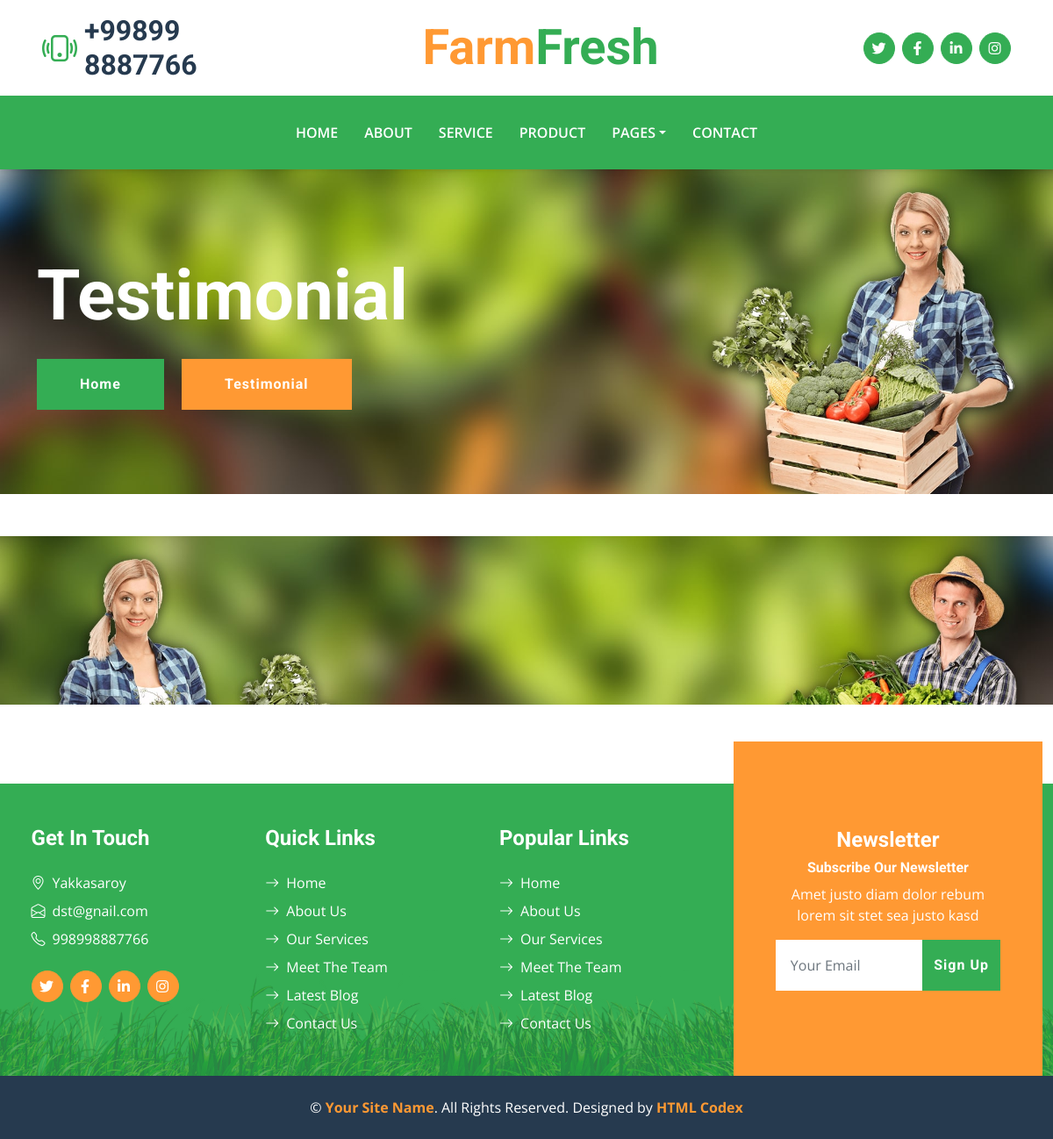
The page /testimonial/ on the database as committed earlier.
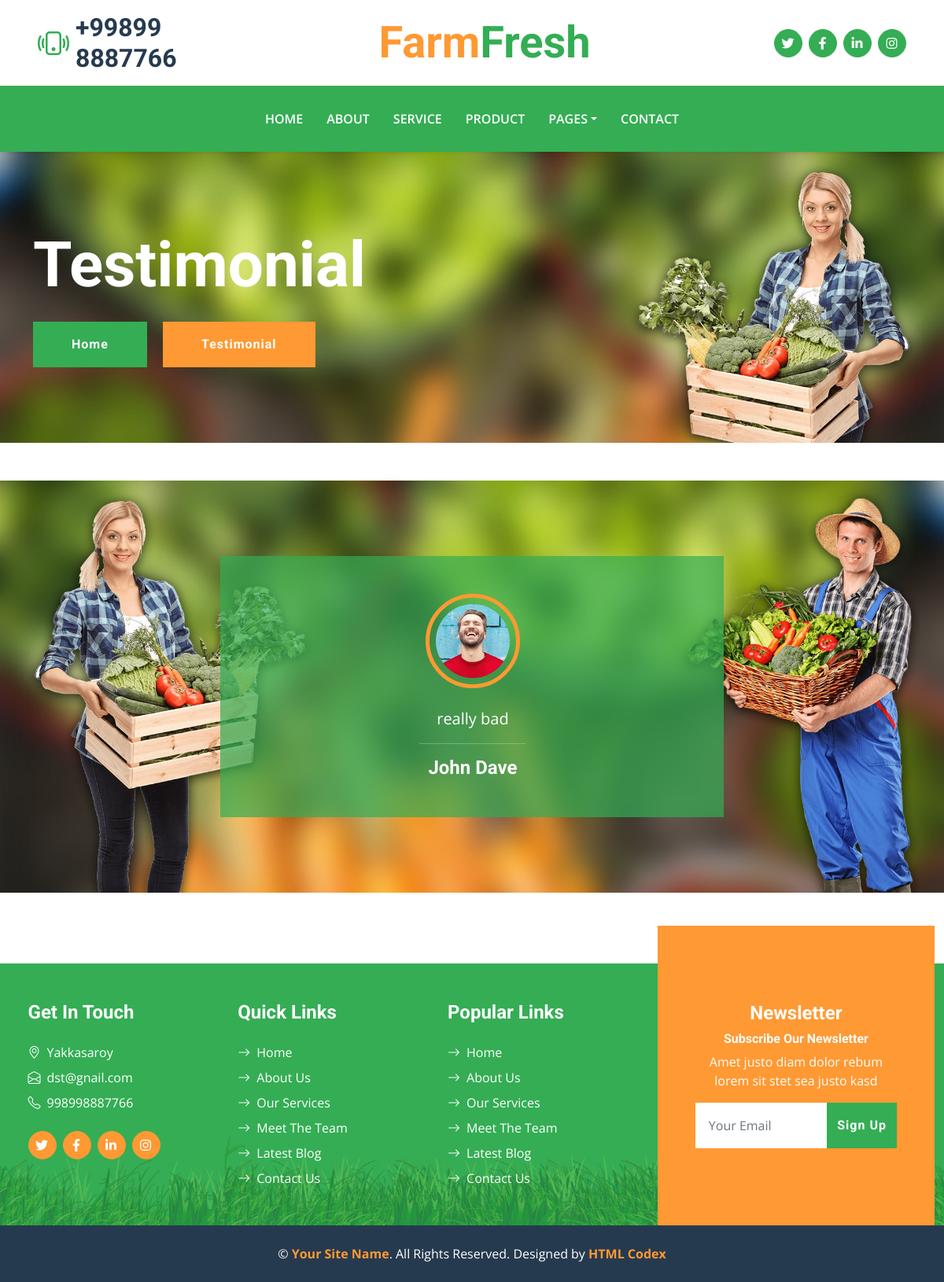
The same page on the database as committed later.
### farmfresh/models.py (models this page shows, shortened)
class AboutUs(models.Model):
    adress = models.CharField(max_length=255)
    email = models.EmailField()
    phone_number = models.CharField(max_length=255)
    city = models.ForeignKey(City, on_delete=models.CASCADE)

class Customer(models.Model):
    first_name = models.CharField(max_length=50)
    last_name = models.CharField(max_length=50)
    email = models.CharField(max_length=50)
    contact_number = models.CharField(max_length=50)
    city = models.ForeignKey(City, on_delete=models.CASCADE)
    adress = models.CharField(max_length=100)
    comment = models.CharField(max_length=500)

### farmfresh/views.py (the view, shortened to what this page needs)
# urls.py: path('testimonial/', testimonial, name = 'testimonial'),
def testimonial(request):
    customersdisplay = Customer.objects.all()
    aboutdisplay = AboutUs.objects.all()
    context = {"Customer":customersdisplay, 'AboutUs': aboutdisplay}
    return render(request, 'testimonial.html', context)

### templates/testimonial.html (shortened to what the changed rows need)
{% load static %}
{% load i18n %}
<!DOCTYPE html>
<html lang="en">
<head>
    <link href="https://cdnjs.cloudflare.com/ajax/libs/font-awesome/5.15.0/css/all.min.css" rel="stylesheet">
    <link href="https://cdn.jsdelivr.net/npm/bootstrap-icons@1.4.1/font/bootstrap-icons.css" rel="stylesheet">
    <link href="{% static 'css/assets/owl.carousel.min.css' %}" rel="stylesheet">
    <link href="{% static 'css/bootstrap.min.css' %}" rel="stylesheet">
    <link href="{% static 'css/style.css' %}" rel="stylesheet">
</head>
<body>
    <div class="container-fluid px-5 d-none d-lg-block">
        <div class="row gx-5 py-3 align-items-center">
            <div class="col-lg-3">
                <div class="d-flex align-items-center justify-content-start">
                    <h2 class="mb-0">+99899 8887766</h2>
                </div>
            </div>
            <div class="col-lg-6">
                <div class="d-flex align-items-center justify-content-center">
                    <a href="{% url 'index' %}" class="navbar-brand ms-lg-5">
                        <h1 class="m-0 display-4 text-primary"><span class="text-secondary">{% trans "Farm" %}</span>{% trans "Fresh"%}</h1>
                    </a>
                </div>
            </div>
        </div>
    </div>
    <div class="container-fluid bg-primary py-5 bg-hero mb-5">
        <div class="container py-5">
            <div class="row justify-content-start">
                <div class="col-lg-8 text-center text-lg-start">
                    <h1 class="display-1 text-white mb-md-4">{% trans "Testimonial" %}</h1>
                </div>
            </div>
        </div>
    </div>
    <div class="container-fluid bg-testimonial py-5 my-5">
        <div class="container py-5">
            <div class="row justify-content-center">
                <div class="col-lg-7">
                    {% for customer in Customer%}
                    <div class="owl-carousel testimonial-carousel p-5">
                        <div class="testimonial-item text-center text-white">
                            <img class="img-fluid mx-auto p-2 border border-5 border-secondary rounded-circle mb-4"
                                src="{% static 'img/testimonial-2.jpg' %}" alt="">
                            <p class="fs-5">{{customer.comment}}</p>
                            <hr class="mx-auto w-25">
                            <h4 class="text-white mb-0">{{customer.first_name}} {{customer.last_name}}</h4>
                        </div>
                    </div>
                    {%endfor%}
                </div>
            </div>
        </div>
    </div>
    <div class="container-fluid bg-footer bg-primary text-white mt-5">
        <div class="footer">
            <div class="row gx-5">
                <div class="col-lg-8 col-md-6">
                    <div class="row gx-5">
                        <div class="col-lg-4 col-md-12 pt-5 mb-5">
                            {% for item in AboutUs %}
                            {% if item.id == 1 %}
                            <h4 class="text-white mb-4">Get In Touch</h4>
                            <div class="d-flex mb-2">
                                <i class="bi bi-geo-alt text-white me-2"></i>
                                <p class="text-white mb-0">{{item.adress}}</p>
                            </div>
                            <div class="d-flex mb-2">
                                <i class="bi bi-envelope-open text-white me-2"></i>
                                <p class="text-white mb-0">{{item.email}}</p>
                            </div>
                            <div class="d-flex mb-2">
                                <i class="bi bi-telephone text-white me-2"></i>
                                <p class="text-white mb-0">{{item.phone_number}}</p>
                            </div>
                            <div class="d-flex mt-4">
                                <a class="btn btn-secondary btn-square rounded-circle me-2"
                                    href="https://www.twitter.com/"><i class="fab fa-twitter"></i></a>
                                <a class="btn btn-secondary btn-square rounded-circle me-2"
                                    href="https://www.facebook.com/"><i class="fab fa-facebook-f"></i></a>
                                <a class="btn btn-secondary btn-square rounded-circle me-2"
                                    href="https://www.linkedin.com/"><i class="fab fa-linkedin-in"></i></a>
                                <a class="btn btn-secondary btn-square rounded-circle" href="https://www.instagram.com/"><i
                                        class="fab fa-instagram"></i></a>
                            </div>
                            {%endif%}
                            {%endfor%}
                        </div>
                    </div>
                </div>
            </div>
        </div>
    </div>
</body>
</html>

Rows that differ between the two databases and show on the page:
added Customer: comment "really bad", first_name "John", last_name "Dave"
